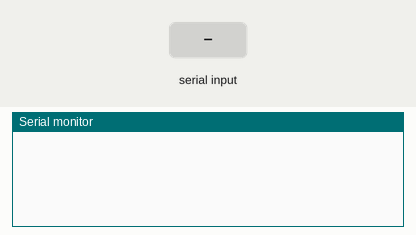
A sketch run on a simulated Arduino Uno, built with avr-gcc and run on an emulated ATmega328P. Shown: the last lines printed to the serial monitor. The test bench sets the inputs (shaded band).

Above: at 1.2 s.
1.3 s: "90 45 200\n" received over Serial
At 2.5 s:
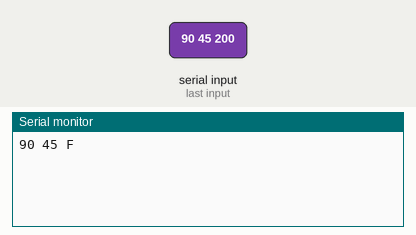
2.8 s: "90 45\n" received over Serial
At 3.8 s:
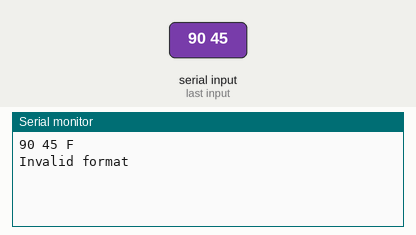

The sketch:

input_angletest.ino
```cpp
void setup() {
  Serial.begin(9600);  // Start serial communication at 9600 baud
}

void loop() {
  if (Serial.available() > 0) {
    String data = Serial.readStringUntil('\n');  // Read until newline
    data.trim();  // Remove extra whitespace

    // Parse the string
    int firstSpace = data.indexOf(' ');
    int secondSpace = data.indexOf(' ', firstSpace + 1);

    if (firstSpace == -1 || secondSpace == -1) {
      Serial.println("Invalid format");
      return;
    }

    // Extract values
    int value1 = data.substring(0, firstSpace).toInt();
    int value2 = data.substring(firstSpace + 1, secondSpace).toInt();
    int checksum = data.substring(secondSpace + 1).toInt();

    // Check checksum and send response
    if (checksum == value1 + value2) {
      Serial.println(String(value1) + " " + String(value2) + " T");
    } else {
      Serial.println(String(value1) + " " + String(value2) + " F");
    }
  }
}
```

Measured:
- after the input at 1.3 s, the serial monitor: prints a new line at once (image 1)
- after the input at 2.8 s, the serial monitor: prints a new line at once (image 2)
